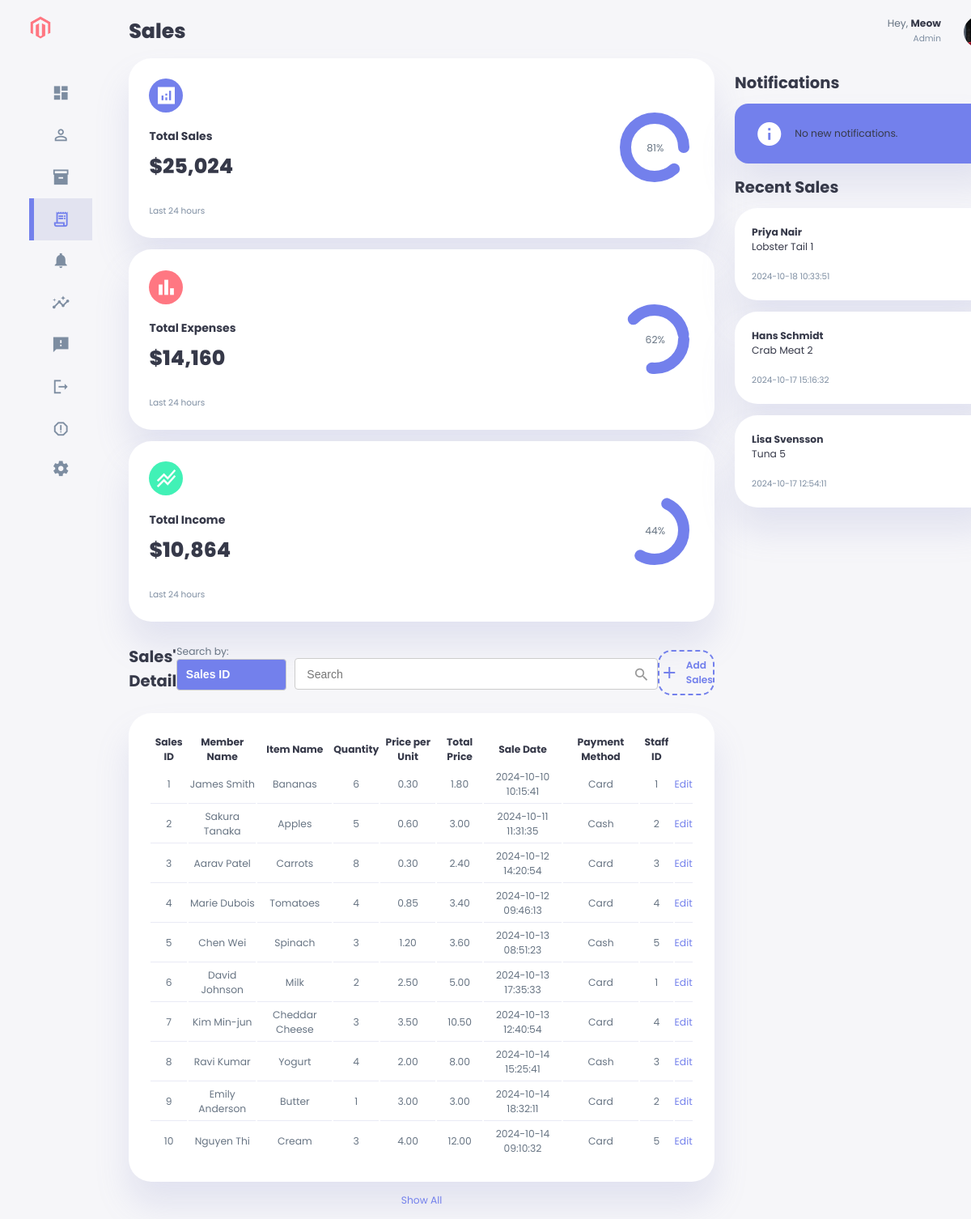
The page /sales.php on the database its author committed.
### tables this page shows
CREATE TABLE IF NOT EXISTS sales (
    Sales_ID INT(5) NOT NULL AUTO_INCREMENT PRIMARY KEY,
    Member_ID INT(5) NOT NULL, 
    Item_ID INT(5) NOT NULL,
    Quantity INT(5) NOT NULL,
    Price_per_Unit DECIMAL(10, 2) NOT NULL,
    Total_Price DECIMAL(10, 2) GENERATED ALWAYS AS (Quantity * Price_per_Unit) STORED,
    Sale_Date TIMESTAMP DEFAULT CURRENT_TIMESTAMP NOT NULL,
    Payment_Method VARCHAR(50) NOT NULL,
    Staff_ID INT(5) NOT NULL,
    FOREIGN KEY (Member_ID) REFERENCES members(Member_ID),
    FOREIGN KEY (Item_ID) REFERENCES inventory(Item_ID)
);

CREATE TABLE IF NOT EXISTS members (
	Member_ID INT(5) NOT NULL AUTO_INCREMENT PRIMARY KEY,
	Full_Name VARCHAR(50) NOT NULL,
	Email_Address VARCHAR(50) NOT NULL,
	Phone_Number VARCHAR(12) NOT NULL,
	DOB VARCHAR(10) NOT NULL,
	Gender VARCHAR(7) NOT NULL,
	Street_Address VARCHAR(50) NOT NULL,
	Country VARCHAR(50) NOT NULL,
	City VARCHAR(50) NOT NULL,
	Postal_Code INT(5) NOT NULL
);

CREATE TABLE IF NOT EXISTS inventory (
    Item_ID INT(5) NOT NULL AUTO_INCREMENT PRIMARY KEY,
    Name VARCHAR(100) NOT NULL,
    Quantity INT(5) NOT NULL,
    Retail_Price DECIMAL(10, 2) NOT NULL,
    Selling_Price DECIMAL(10, 2) NOT NULL,
    Supplier VARCHAR(100) NOT NULL,
    Category VARCHAR(50) NOT NULL,
    Brand VARCHAR(50) NOT NULL,
    Reorder_Level INT(5) NOT NULL
);

### sales.php (the view, shortened to what this page needs)
<?php
require_once('settings.php');
$conn = new mysqli($host, $user, $pwd, $sql_db);
$limit = 10;
if (isset($_GET['show']) && $_GET['show'] === 'all') {
  $sql = "SELECT sales.Sales_ID, members.Full_Name AS Member_Name, inventory.Name AS Item_Name, sales.Quantity,
  sales.Price_per_Unit, sales.Total_Price, sales.Sale_Date, sales.Payment_Method, sales.Staff_ID
  FROM sales JOIN members ON sales.Member_ID = members.Member_ID JOIN inventory ON sales.Item_ID = inventory.Item_ID";
  $show_all = true;
} else {
  $sql = "SELECT sales.Sales_ID, members.Full_Name AS Member_Name, inventory.Name AS Item_Name, sales.Quantity,
  sales.Price_per_Unit, sales.Total_Price, sales.Sale_Date, sales.Payment_Method, sales.Staff_ID
  FROM sales JOIN members ON sales.Member_ID = members.Member_ID JOIN inventory ON sales.Item_ID = inventory.Item_ID LIMIT $limit";
  $show_all = false;
}
$result = $conn->query($sql);
$sql_count = "SELECT COUNT(*) AS total FROM sales";
$count_result = $conn->query($sql_count);
$row_count = $count_result->fetch_assoc();
$total_members = $row_count['total'];
$query2 = "SELECT noti, created_at, notification_type FROM notifications WHERE is_read = 0 ORDER BY created_at DESC LIMIT 3";
$recentNoti = mysqli_query($conn, $query2);
$salesQuery = "SELECT members.Member_ID, members.Full_Name, inventory.Item_ID, inventory.Name, sales.Quantity, sales.Sale_Date, sales.Sales_ID
               FROM sales
               JOIN members ON sales.Member_ID = members.Member_ID
               JOIN inventory ON sales.Item_ID = inventory.Item_ID
               ORDER BY Sale_Date DESC LIMIT 3";
$salesResult = $conn->query($salesQuery);
?>
<!DOCTYPE html>
<html lang="en">
<head>
  <link rel="stylesheet" href="./style.css" />
  <link rel="stylesheet" href="./sales.css" />
  <link rel="stylesheet" href="./salesform.css" />
</head>
<body>
  <div class="container">
    <aside>
      <div class="top">
        <div class="logo">
          <img src="./images/logo.png" alt="Logo" />
        </div>
      </div>
      <div class="sidebar">
        <a href="index.php">
          <span class="material-icons-sharp"> dashboard </span>
        </a>
        <a href="members.php">
          <span class="material-icons-sharp"> person_outline </span>
        </a>
        <a href="inventory.php">
          <span class="material-icons-sharp"> inventory_2 </span>
        </a>
        <a href="sales.php" class="active">
          <span class="material-icons-sharp"> receipt_long </span>
        </a>
        <a href="notification.php">
          <span class="material-icons-sharp"> notifications </span>
        </a>
        <a href="#">
          <span class="material-icons-sharp"> insights </span>
        </a>
        <a href="#">
          <span class="material-icons-sharp"> feedback </span>
        </a>
        <a href="#">
          <span class="material-icons-sharp"> logout </span>
        </a>
        <a href="#">
          <span class="material-icons-sharp"> report_gmailerrorred </span>
        </a>
        <a href="#">
          <span class="material-icons-sharp"> settings </span>
        </a>
      </div>
    </aside>
    <main>
      <h1>Sales</h1>
      <div class="insights">
        <div class="sales">
          <span class="material-icons-sharp"> analytics </span>
          <div class="middle">
            <div class="left">
              <h3>Total Sales</h3>
              <h1>$25,024</h1>
            </div>
            <div class="progress">
              <svg>
                <circle cx="38" cy="38" r="36"></circle>
              </svg>
              <div class="number">
                <p>81%</p>
              </div>
            </div>
          </div>
          <small class="text-muted"> Last 24 hours </small>
        </div>
        <div class="expenses">
          <span class="material-icons-sharp"> bar_chart </span>
          <div class="middle">
            <div class="left">
              <h3>Total Expenses</h3>
              <h1>$14,160</h1>
            </div>
            <div class="progress">
              <svg>
                <circle cx="38" cy="38" r="36"></circle>
              </svg>
              <div class="number">
                <p>62%</p>
              </div>
            </div>
          </div>
          <small class="text-muted"> Last 24 hours </small>
        </div>
        <div class="income">
          <span class="material-icons-sharp"> stacked_line_chart </span>
          <div class="middle">
            <div class="left">
              <h3>Total Income</h3>
              <h1>$10,864</h1>
            </div>
            <div class="progress">
              <svg>
                <circle cx="38" cy="38" r="36"></circle>
              </svg>
              <div class="number">
                <p>44%</p>
              </div>
            </div>
          </div>
          <small class="text-muted"> Last 24 hours </small>
        </div>
      </div>
      <div class="sales-container">
        <div class="sales-detail">
          <div class="sales-detail-header">
            <h2>Sales' Detail</h2>
            <form method="get" action="">
              <div class="search-row">
                <div class="search-select-box">
                  <p>Search by:</p>
                  <select name="search-column" id="search-column">
                    <option value="Sales_ID">Sales ID</option>
                  </select>
                </div>
                <div class="search-container">
                  <input type="text" name="search_bar" id="search_bar" maxlength="40" placeholder="Search" />
                  <button type="submit"><span class="material-icons-sharp">search</span></button>
                </div>
              </div>
            </form>
            <div class="add-sales">
              <div>
                <span class="material-icons-sharp">add</span>
                <h3>Add Sales</h3>
              </div>
            </div>
          </div>
          <table id="sales-detail--table">
            <thead>
              <tr>
                <th>Sales ID</th>
                <th>Member Name</th>
                <th>Item Name</th>
                <th>Quantity</th>
                <th>Price per Unit</th>
                <th>Total Price</th>
                <th>Sale Date</th>
                <th>Payment Method</th>
                <th>Staff ID</th>
                <th></th>
              </tr>
            </thead>
            <tbody>
              <?php
              if (isset($_GET['search_bar'])) {
                $search_term = $conn->real_escape_string($_GET['search_bar']);
                $search_column = $_GET['search-column'];
                $sql_search = "SELECT sales.Sales_ID, members.Full_Name AS Member_Name, inventory.Name AS Item_Name, sales.Quantity,
                sales.Price_per_Unit, sales.Total_Price, sales.Sale_Date, sales.Payment_Method, sales.Staff_ID FROM sales
                JOIN members ON sales.Member_ID = members.Member_ID JOIN inventory ON sales.Item_ID = inventory.Item_ID
                WHERE $search_column LIKE '%$search_term%'";
                $result_search = $conn->query($sql_search);
                if ($result_search->num_rows > 0) {
                  while ($row = $result_search->fetch_assoc()) {
                    echo "<tr>";
                    echo "<td>" . htmlspecialchars($row['Sales_ID']) . "</td>";
                    echo "<td>" . htmlspecialchars($row['Member_Name']) . "</td>";
                    echo "<td>" . htmlspecialchars($row['Item_Name']) . "</td>";
                    echo "<td>" . htmlspecialchars($row['Quantity']) . "</td>";
                    echo "<td>" . htmlspecialchars($row['Price_per_Unit']) . "</td>";
                    echo "<td>" . htmlspecialchars($row['Total_Price']) . "</td>";
                    echo "<td>" . htmlspecialchars($row['Sale_Date']) . "</td>";
                    echo "<td>" . htmlspecialchars($row['Payment_Method']) . "</td>";
                    echo "<td>" . htmlspecialchars($row['Staff_ID']) . "</td>";
                    echo "<td><a class='edit-sales' onclick=\"requestSalesInfo(this)\" data-sales-id='" . $row["Sales_ID"] . "'>Edit</a></td>";
                    echo "</tr>";
                  }
                } else {
                  echo "No results found.";
                }
              } else {
                if ($result->num_rows > 0) {
                  while ($row = $result->fetch_assoc()) {
                    echo "<tr>";
                    echo "<td>" . $row["Sales_ID"] . "</td>";
                    echo "<td>" . $row["Member_Name"] . "</td>";
                    echo "<td>" . $row["Item_Name"] . "</td>";
                    echo "<td>" . $row["Quantity"] . "</td>";
                    echo "<td>" . $row["Price_per_Unit"] . "</td>";
                    echo "<td>" . $row["Total_Price"] . "</td>";
                    echo "<td>" . $row["Sale_Date"] . "</td>";
                    echo "<td>" . $row["Payment_Method"] . "</td>";
                    echo "<td>" . $row["Staff_ID"] . "</td>";
                    echo "<td><a class='edit-sales' onclick=\"requestSalesInfo(this)\" data-sales-id='" . $row["Sales_ID"] . "'>Edit</a></td>";
                    echo "</tr>";
                  }
                }
              }
              ?>
            </tbody>
          </table>
          <?php if ($total_members > $limit): ?>
            <?php if ($show_all): ?>
              <a href="sales.php" class="show-all">Show Less</a>
            <?php else: ?>
              <a href="sales.php?show=all" class="show-all">Show All</a>
            <?php endif; ?>
          <?php endif; ?>
        </div>
      </div>
    </main>
    <div class="right">
      <div class="top">
        <div class="profile">
          <div class="info">
            <p>Hey, <b>Meow</b></p>
            <small class="text-muted">Admin</small>
          </div>
          <div class="profile-photo">
            <img src="./images/profile-1.jpg" alt="Profile Picture" />
          </div>
        </div>
      </div>
      <div class="notification-section">
        <h2>Notifications
        </h2>
        <a href="notification.php">
          <?php
          if ($recentNoti && mysqli_num_rows($recentNoti) > 0) {
            while ($row = mysqli_fetch_assoc($recentNoti)) {
              $noti = $row['noti'];
              $date = $row['created_at'];
              $type = $row['notification_type'];
          ?>
              <div class="item <?php echo $type; ?>">
                <div class="icon">
                  <span class="material-icons-sharp"><?php echo $type === 'alert' ? 'error' : ($type === 'warning' ? 'warning' : 'info'); ?></span>
                </div>
                <div class="message-content">
                  <b><?php echo $noti; ?></b>
                  <p><?php echo $date; ?></p>
                </div>
              </div>
          <?php
            }
          } else {
            echo '<div class="item info"><div class="icon"><span class="material-icons-sharp">info</span></div>No new notifications.</div>';
          }
          ?>
        </a>
      </div>
      <div class="recent-sales">
        <h2>Recent Sales</h2>
        <?php if ($salesResult && $salesResult->num_rows > 0): ?>
          <?php while ($row = $salesResult->fetch_assoc()): ?>
            <div class="updates">
              <a href="sales.php?Sales_ID=<?php echo $row['Sales_ID']; ?>">
                <div class="message">
                  <b><?php echo htmlspecialchars($row['Full_Name']); ?></b><br>
                  <span><?php echo htmlspecialchars($row['Name']) . ' ' . htmlspecialchars($row['Quantity']); ?></span><br>
                  <br><small class="text-muted"><?php echo htmlspecialchars($row['Sale_Date']); ?></small>
                </div>
              </a>
            </div>
          <?php endwhile; ?>
        <?php else: ?>
          <p>No recent sales available.</p>
        <?php endif; ?>
      </div>
    </div>
  </div>
</body>
</html>

### sales.css (style rules this page uses)
.sales-container .add-sales { background: transparent; border: 2px dashed var(--color-primary); color: var(--color-primary); display: flex; justify-content: center; width: 50%; height: 4rem; border-radius: var(--border-radius-3); }
main .sales-detail-header { display: flex; justify-content: space-between; align-items: center; margin-bottom: 1rem; }
.sales-container .add-sales { width: 20%; }
.sales-container .add-sales div { display: flex; align-items: center; gap: 0.6rem; }
.sales-container .add-sales h3 { font-weight: 600; }
main .sales-detail { margin-top: 2rem; }
main .sales-detail h2 { margin-bottom: 0.8rem; }
main .sales-detail table { background: var(--color-white); width: 100%; border-radius: var(--card-border-radius); padding: var(--card-padding); text-align: center; box-shadow: var(--box-shadow); transition: all 300ms ease; }
main table tbody td { height: 2.8rem; border-bottom: 1px solid var(--color-light); color: var(--color-dark-variant); }
main table tbody tr:last-child td { border: none; }
main .sales-detail a { text-align: center; display: block; margin: 1rem auto; color: var(--color-primary); }

### rows shown on the page
sales: Sales_ID "1", Member_ID.Full_Name "James Smith", Item_ID.Name "Bananas", Quantity "6", Price_per_Unit "0.30", Total_Price "1.80", Sale_Date "2024-10-10 10:15:41", Payment_Method "Card", Staff_ID "1"
sales: Sales_ID "2", Member_ID.Full_Name "Sakura Tanaka", Item_ID.Name "Apples", Quantity "5", Price_per_Unit "0.60", Total_Price "3.00", Sale_Date "2024-10-11 11:31:35", Payment_Method "Cash", Staff_ID "2"
sales: Sales_ID "3", Member_ID.Full_Name "Aarav Patel", Item_ID.Name "Carrots", Quantity "8", Price_per_Unit "0.30", Total_Price "2.40", Sale_Date "2024-10-12 14:20:54", Payment_Method "Card", Staff_ID "3"
sales: Sales_ID "4", Member_ID.Full_Name "Marie Dubois", Item_ID.Name "Tomatoes", Quantity "4", Price_per_Unit "0.85", Total_Price "3.40", Sale_Date "2024-10-12 09:46:13", Payment_Method "Card", Staff_ID "4"
sales: Sales_ID "5", Member_ID.Full_Name "Chen Wei", Item_ID.Name "Spinach", Quantity "3", Price_per_Unit "1.20", Total_Price "3.60", Sale_Date "2024-10-13 08:51:23", Payment_Method "Cash", Staff_ID "5"
sales: Sales_ID "6", Member_ID.Full_Name "David Johnson", Item_ID.Name "Milk", Quantity "2", Price_per_Unit "2.50", Total_Price "5.00", Sale_Date "2024-10-13 17:35:33", Payment_Method "Card", Staff_ID "1"
sales: Sales_ID "7", Member_ID.Full_Name "Kim Min-jun", Item_ID.Name "Cheddar Cheese", Quantity "3", Price_per_Unit "3.50", Total_Price "10.50", Sale_Date "2024-10-13 12:40:54", Payment_Method "Card", Staff_ID "4"
sales: Sales_ID "8", Member_ID.Full_Name "Ravi Kumar", Item_ID.Name "Yogurt", Quantity "4", Price_per_Unit "2.00", Total_Price "8.00", Sale_Date "2024-10-14 15:25:41", Payment_Method "Cash", Staff_ID "3"
sales: Sales_ID "9", Member_ID.Full_Name "Emily Anderson", Item_ID.Name "Butter", Quantity "1", Price_per_Unit "3.00", Total_Price "3.00", Sale_Date "2024-10-14 18:32:11", Payment_Method "Card", Staff_ID "2"
sales: Sales_ID "10", Member_ID.Full_Name "Nguyen Thi", Item_ID.Name "Cream", Quantity "3", Price_per_Unit "4.00", Total_Price "12.00", Sale_Date "2024-10-14 09:10:32", Payment_Method "Card", Staff_ID "5"
sales: Member_ID.Full_Name "Priya Nair", Item_ID.Name "Lobster Tail", Quantity "1", Sale_Date "2024-10-18 10:33:51"
sales: Member_ID.Full_Name "Hans Schmidt", Item_ID.Name "Crab Meat", Quantity "2", Sale_Date "2024-10-17 15:16:32"
sales: Member_ID.Full_Name "Lisa Svensson", Item_ID.Name "Tuna", Quantity "5", Sale_Date "2024-10-17 12:54:11"
